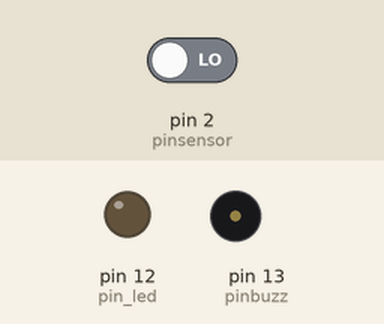
This sketch was run on a simulated Arduino Uno, built with avr-gcc and run on an emulated ATmega328P. Parts: output pins drawn as LEDs (lit = HIGH), buzzer (waves = sounding). Inputs (shaded band) come from the test bench; at power-on: pin 2 (pinsensor) LOW.

Above: at 1.2 s.
1.3 s: pin 2 (pinsensor) driven HIGH
At 2.5 s:
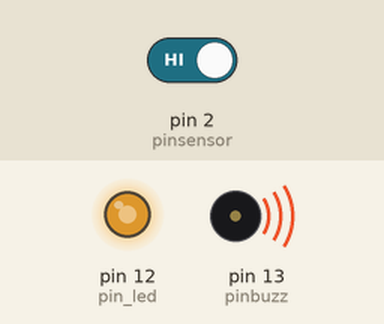
2.8 s: pin 2 (pinsensor) driven LOW
At 2.93 s:
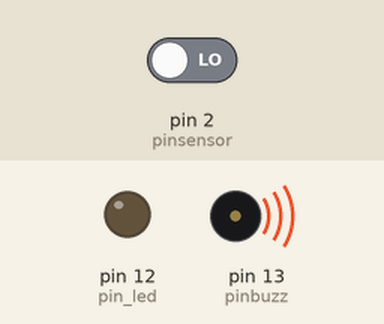
Timing chart, 0 to 5.8 s (numbered marks = the images above; inputs shaded):
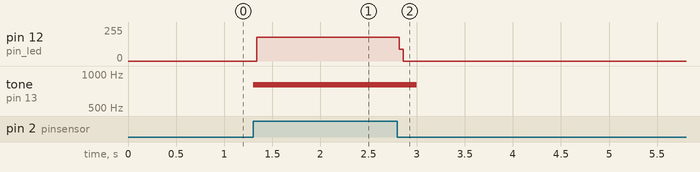

Measured:
- after the input at 1.3 s, pin 12 (pin_led): 0/255 → 178/255 at once; tone on pin 13 (pinbuzz): silent → 800 Hz at once
- after the input at 2.8 s, pin 12 (pin_led): 178/255 → 0/255 at once; tone on pin 13 (pinbuzz): 800 Hz → silent after 0.20 s

The sketch:

crop_protection1.ino
```cpp
// C++ code
//
int pinsensor=2;
int pin_led=12;
int pinbuzz=13;
int pir_sensor=0;
void setup()
{
  pinMode(2, INPUT);
  pinMode(12, OUTPUT);
  pinMode(13, OUTPUT);


}
void loop()
{
  pir_sensor=digitalRead(pinsensor);
  if(pir_sensor==HIGH)
  {
   digitalWrite(pin_led,HIGH);
   tone(pinbuzz,800,200);

  }

 digitalWrite(pin_led,LOW);
}
 
```
